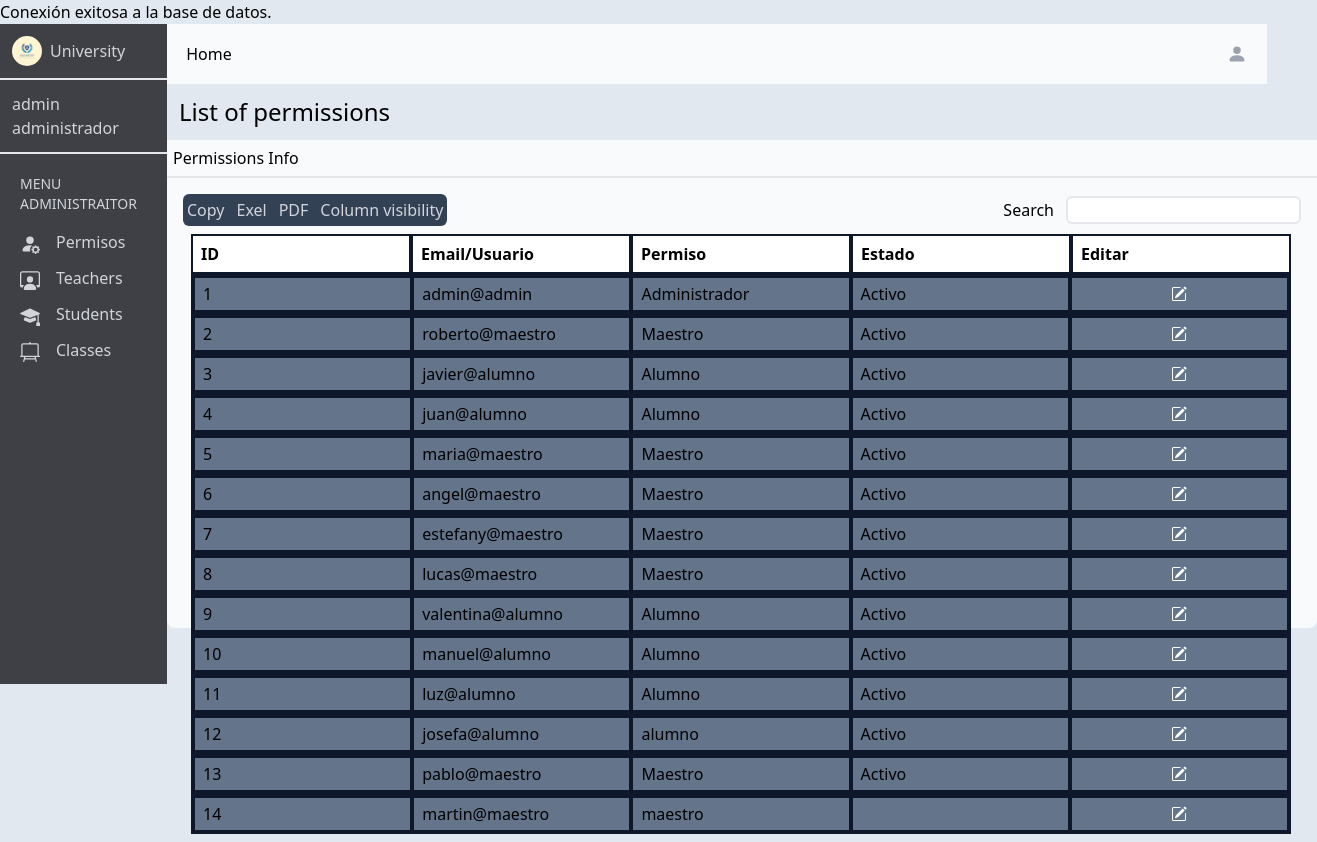
The app's page /adminperm.php (signed in) with its own data.
### tables this page shows
CREATE TABLE IF NOT EXISTS `administrador` (
  `id` int NOT NULL AUTO_INCREMENT,
  `dni` int NOT NULL,
  `nombre` varchar(100) NOT NULL,
  `usuario` varchar(250) NOT NULL,
  `contrasena` varchar(250) NOT NULL,
  `permiso` varchar(100) NOT NULL,
  `estado` varchar(100) NOT NULL,
  `direccion` varchar(250) NOT NULL,
  `nacimiento` date NOT NULL,
  `clase` varchar(100) NOT NULL,
  PRIMARY KEY (`id`),
  UNIQUE KEY `dni` (`dni`),
  UNIQUE KEY `usuario` (`usuario`(100)),
  KEY `dni_2` (`dni`)
);

### adminperm.php (the view, shortened to what this page needs)
<?php
require "connection.php";
$consulta = "SELECT * FROM administrador";
$resultado = mysqli_query($connection, $consulta);
?>
<!DOCTYPE html>
<html lang="en">
<head>
    <link href="/dist/output.css" rel="stylesheet">
</head>
<body class="bg-slate-200">
    <main class="h-screen flex">
        <div class="w-custom-300 h-custom-660 bg-zinc-700">
            <div class="flex items-center p-3 gap-2 border-b-2">
                <img class="w-custom-30 h-custom-30 rounded-full" src="./assets/logo.jpg">
                <p class="text-gray-300">University</p>
            </div>
            <div class="p-3 border-b-2">
                <p class="text-gray-300">admin</p>
                <p class="text-gray-300">administrador</p>
            </div>
            <div class="p-5 flex flex-col">
                <p class="flex justify-center text-gray-300 pb-4 text-sm">MENU ADMINISTRAITOR</p>
                <div class="flex flex-col items-start gap-3">
                    <button class="text-gray-300 hover:translate-y-[-4px]" onclick="permisos()">
                        Permisos</button>
                    <button class="text-gray-300 hover:translate-y-[-4px]" onclick="maestros()">
                        Teachers</button>
                    <button class="text-gray-300 hover:translate-y-[-4px]" onclick="alumnos()">
                        Students</button>
                    <button class="text-gray-300 hover:translate-y-[-4px]" onclick="clases()">
                        Classes</button>
                </div>
            </div>
        </div>
        <div class="flex flex-col">
            <div class="w-custom-1100 flex justify-between h-15 p-3 bg-slate-50">
                <button class="w-custom-60 text-center hover:bg-gray-300 rounded-md" onclick="dashboardadmi()">Home</button>
                <button class="px-2 py-2 flex justify-center hover:bg-gray-300 rounded-md" onclick="menuadmin()"><svg xmlns="http://www.w3.org/2000/svg" width="16" height="16" fill="currentColor" class="bi bi-person-fill text-gray-400 w-custom-20 h-custom-20 inline-block mr-0" viewBox="0 0 16 16">
                        <path d="M3 14s-1 0-1-1 1-4 6-4 6 3 6 4-1 1-1 1H3Zm5-6a3 3 0 1 0 0-6 3 3 0 0 0 0 6Z" />
                    </svg></button>
            </div>
            <div>
                <p class="p-3 text-bold text-2xl">List of permissions</p>
                <div class="w-custom-1150 h-10 p-1.5 bg-slate-50 border-b-2">
                    <p>Permissions Info</p>
                </div>
                <div class="w-full h-custom-450 p-4 bg-slate-50 rounded-b-lg">
                    <div class="flex justify-between">
                        <div class="w-64 p-1 flex bg-slate-700 gap-3 rounded-md">
                            <button class="text-gray-300">Copy</button>
                            <button class="text-gray-300">Exel</button>
                            <button class="text-gray-300">PDF</button>
                            <button class="text-gray-300">Column visibility</button>
                        </div>
                        <div class="flex justify-center items-center gap-3">
                            <p>Search</p>
                            <input class="w-20 h-8 border-2 rounded-md">
                        </div>
                    </div>
                    <div class="w-custom-1100 flex flex-col p-2">
                        <div class="w-custom-1100 h-custom-40 flex bg-white">
                            <div class="w-custom-300 border-2 border-slate-900 flex items-center p-2 font-bold">ID</div>
                            <div class="w-custom-300 border-2 border-slate-900 flex items-center p-2 font-bold">Email/Usuario</div>
                            <div class="w-custom-300 border-2 border-slate-900 flex items-center p-2 font-bold">Permiso</div>
                            <div class="w-custom-300 border-2 border-slate-900 flex items-center p-2 font-bold">Estado</div>
                            <div class="w-custom-300 border-2 border-slate-900 flex items-center p-2 font-bold">Editar</div>
                        </div>
                        <?php
                        $contador = 1;
                        while (($fila = mysqli_fetch_assoc($resultado))) {
                            echo "<div class='w-custom-1100 h-custom-40 flex bg-slate-500 border-2 border-slate-900'>";
                            echo "<div class='w-custom-220 border-2 border-slate-900 flex items-center p-2'>" . $contador . "</div>";
                            echo "<div class='w-custom-220 border-2 border-slate-900 flex items-center p-2'>" . $fila['usuario'] . "</div>";
                            echo "<div class='w-custom-220 border-2 border-slate-900 flex items-center p-2'>" . $fila['permiso'] . "</div>";
                            echo "<div class='w-custom-220 border-2 border-slate-900 flex items-center p-2'>" . $fila['estado'] . "</div>";
                            echo "<button class='w-custom-220 border-2 border-slate-900 flex justify-center items-center p-2' onclick='editper(" . $fila['dni'] . ", \"" . $fila['usuario'] . "\", \"" . $fila['estado'] . "\" )'>" . "<svg xmlns='http://www.w3.org/2000/svg width='16' height='16' fill='currentColor' class='bi bi-pencil-square text-white' viewBox='0 0 16 16'>" .
                                "<path d='M15.502 1.94a.5.5 0 0 1 0 .706L14.459 3.69l-2-2L13.502.646a.5.5 0 0 1 .707 0l1.293 1.293zm-1.75 2.456-2-2L4.939 9.21a.5.5 0 0 0-.121.196l-.805 2.414a.25.25 0 0 0 .316.316l2.414-.805a.5.5 0 0 0 .196-.12l6.813-6.814z'/>" . "
                                <path fill-rule='evenodd' d='M1 13.5A1.5 1.5 0 0 0 2.5 15h11a1.5 1.5 0 0 0 1.5-1.5v-6a.5.5 0 0 0-1 0v6a.5.5 0 0 1-.5.5h-11a.5.5 0 0 1-.5-.5v-11a.5.5 0 0 1 .5-.5H9a.5.5 0 0 0 0-1H2.5A1.5 1.5 0 0 0 1 2.5v11z'/>" .
                                "</svg>" . "</button>";
                            echo "</div>";
                            $contador++;
                        }
                        ?>
                    </div>
                </div>
            </div>
        </div>
    </main>
</body>
</html>

### records on screen
administrador: usuario "admin@admin", permiso "Administrador", estado "Activo"
administrador: usuario "roberto@maestro", permiso "Maestro", estado "Activo"
administrador: usuario "javier@alumno", permiso "Alumno", estado "Activo"
administrador: usuario "juan@alumno", permiso "Alumno", estado "Activo"
administrador: usuario "maria@maestro", permiso "Maestro", estado "Activo"
administrador: usuario "angel@maestro", permiso "Maestro", estado "Activo"
administrador: usuario "estefany@maestro", permiso "Maestro", estado "Activo"
administrador: usuario "lucas@maestro", permiso "Maestro", estado "Activo"
administrador: usuario "valentina@alumno", permiso "Alumno", estado "Activo"
administrador: usuario "manuel@alumno", permiso "Alumno", estado "Activo"
administrador: usuario "luz@alumno", permiso "Alumno", estado "Activo"
administrador: usuario "josefa@alumno", permiso "alumno", estado "Activo"
administrador: usuario "pablo@maestro", permiso "Maestro", estado "Activo"
administrador: usuario "martin@maestro", permiso "maestro"
